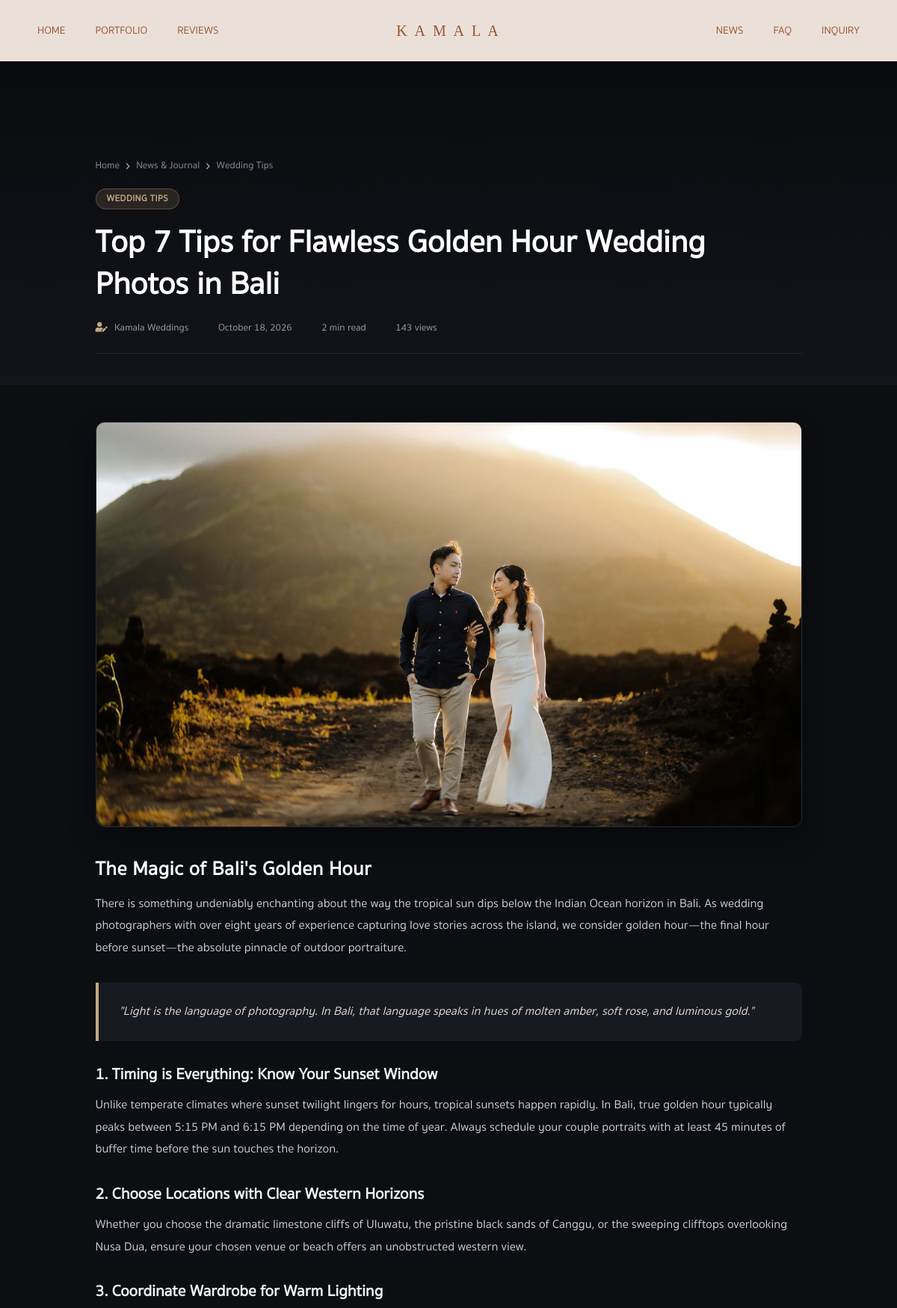
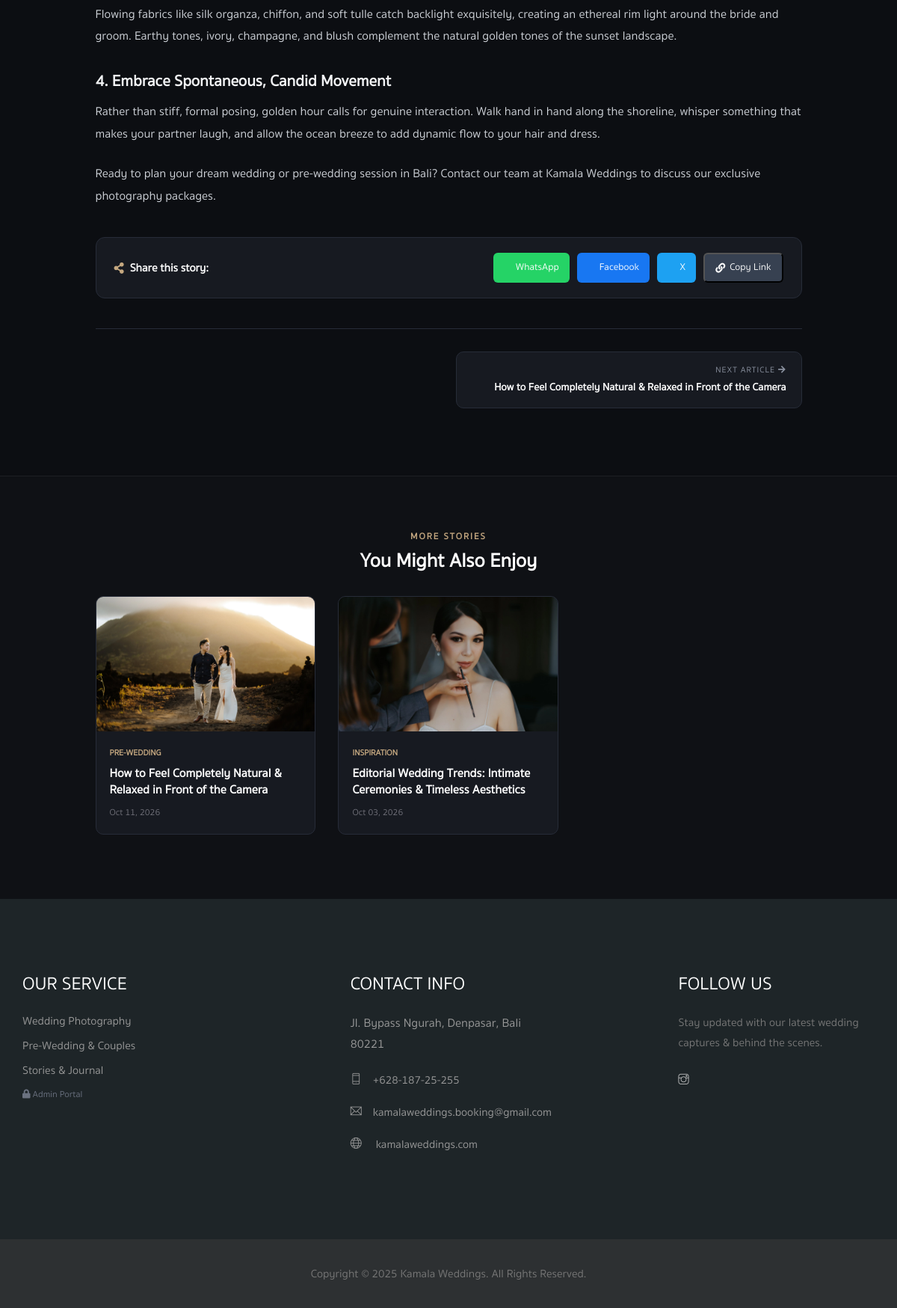
Page /news-detail.php?slug=top-7-tips-golden-hour-wedding-photos-bali on the committed database (2 pictures, top to bottom).
### tables this page shows
CREATE TABLE `news` (
  `id` int NOT NULL AUTO_INCREMENT,
  `title` varchar(255) NOT NULL,
  `slug` varchar(255) NOT NULL,
  `category` varchar(100) NOT NULL,
  `author` varchar(100) DEFAULT 'Kamala Weddings',
  `image` varchar(255) DEFAULT '',
  `excerpt` text,
  `content` mediumtext,
  `status` enum('published','draft') DEFAULT 'published',
  `views` int DEFAULT '0',
  `published_at` datetime DEFAULT CURRENT_TIMESTAMP,
  `created_at` datetime DEFAULT CURRENT_TIMESTAMP,
  `updated_at` datetime DEFAULT CURRENT_TIMESTAMP ON UPDATE CURRENT_TIMESTAMP,
  PRIMARY KEY (`id`),
  UNIQUE KEY `slug` (`slug`),
  KEY `status` (`status`),
  KEY `category` (`category`),
  KEY `published_at` (`published_at`)
);

### news-detail.php (the view, shortened to what the rows shown need)
<?php
require_once __DIR__ . '/config/database.php';
$pdo = getDB();
$slug = trim($_GET['slug'] ?? '');
$id = filter_input(INPUT_GET, 'id', FILTER_VALIDATE_INT);
$article = null;
if (!empty($slug)) {
    $stmt = $pdo->prepare("SELECT * FROM `news` WHERE `slug` = :slug AND `status` = 'published' LIMIT 1");
    $stmt->execute([':slug' => $slug]);
    $article = $stmt->fetch();
} elseif ($id) {
    $stmt = $pdo->prepare("SELECT * FROM `news` WHERE `id` = :id AND `status` = 'published' LIMIT 1");
    $stmt->execute([':id' => $id]);
    $article = $stmt->fetch();
}
if (!$article) {
    http_response_code(404);
} else {
    $viewKey = 'viewed_news_' . $article['id'];
    if (empty($_SESSION[$viewKey])) {
        $article['views'] += 1;
    }
    $prevStmt = $pdo->prepare("SELECT `title`, `slug` FROM `news` WHERE `status` = 'published' AND `id` < :id ORDER BY `id` DESC LIMIT 1");
    $prevStmt->execute([':id' => $article['id']]);
    $prevArticle = $prevStmt->fetch();
    $nextStmt = $pdo->prepare("SELECT `title`, `slug` FROM `news` WHERE `status` = 'published' AND `id` > :id ORDER BY `id` ASC LIMIT 1");
    $nextStmt->execute([':id' => $article['id']]);
    $nextArticle = $nextStmt->fetch();
    $relStmt = $pdo->prepare("
        SELECT * FROM `news`
        WHERE `status` = 'published' AND `id` != :id
        ORDER BY (`category` = :cat) DESC, `published_at` DESC
        LIMIT 3
    ");
    $relStmt->execute([':id' => $article['id'], ':cat' => $article['category']]);
    $relatedArticles = $relStmt->fetchAll();
}
$httpHost = $_SERVER['HTTP_HOST'] ?? 'localhost';
$requestUri = $_SERVER['REQUEST_URI'] ?? '/news-detail.php';
$isHttps = (!empty($_SERVER['HTTPS']) && $_SERVER['HTTPS'] !== 'off') || (isset($_SERVER['SERVER_PORT']) && $_SERVER['SERVER_PORT'] == 443);
$currentUrl = ($isHttps ? "https" : "http") . "://" . $httpHost . $requestUri;
?>
<!doctype html>
<html lang="en">
<head>
    <link rel="stylesheet" href="css/bootstrap.min.css">
    <link rel="stylesheet" href="css/all.css">
    <link rel="stylesheet" href="css/themify-icons.css">
    <link rel="stylesheet" href="css/style.css">
</head>
<body>
    <?php if (!$article): ?>
        <section class="article_hero" style="padding:180px 0 100px; text-align:center;">
            <div class="container">
                <i class="fas fa-exclamation-circle" style="font-size:54px; color:#c5a880; margin-bottom:20px; display:inline-block;"></i>
                <h1 style="color:#fff; font-size:32px; margin-bottom:12px;">Article Not Found</h1>
                <p style="color:#9ca3af; font-size:15px; max-width:500px; margin:0 auto 28px;">The story you are looking for may have been moved or unpublished.</p>
                <a href="news.php" class="btn btn-primary" style="background:#c5a880; color:#000; font-weight:600; padding:10px 24px; border-radius:50px; text-decoration:none;">
                    <i class="fas fa-arrow-left"></i> Back to News & Stories
                </a>
            </div>
        </section>
    <?php else: ?>
        <header class="article_hero">
            <div class="container">
                <div class="row justify-content-center">
                    <div class="col-lg-10">
                        <div class="breadcrumb_wrap">
                            <a href="index.html">Home</a>
                            <i class="fas fa-chevron-right" style="font-size:10px;"></i>
                            <a href="news.php">News & Journal</a>
                            <i class="fas fa-chevron-right" style="font-size:10px;"></i>
                            <span><?= htmlspecialchars($article['category']) ?></span>
                        </div>
                        <span class="article_category_tag"><?= htmlspecialchars($article['category']) ?></span>
                        <h1 class="article_title"><?= htmlspecialchars($article['title']) ?></h1>
                        <div class="article_meta_bar">
                            <span><i class="fas fa-user-edit"></i> <?= htmlspecialchars($article['author']) ?></span>
                            <span><i class="far fa-calendar-alt"></i> <?= date('F d, Y', strtotime($article['published_at'])) ?></span>
                            <span><i class="far fa-clock"></i> <?= get_reading_time($article['content']) ?></span>
                            <span><i class="far fa-eye"></i> <?= number_format($article['views']) ?> views</span>
                        </div>
                    </div>
                </div>
            </div>
        </header>
        <section class="article_main_section">
            <div class="container">
                <div class="row justify-content-center">
                    <div class="col-lg-10">
                        <?php if (!empty($article['image'])): ?>
                            <div class="featured_img_wrapper">
                                <img src="<?= htmlspecialchars($article['image']) ?>" alt="<?= htmlspecialchars($article['title']) ?>" onerror="this.style.display='none'">
                            </div>
                        <?php endif; ?>
                        <div class="article_body_content">
                            <?= $article['content'] ?>
                        </div>
                        <div class="share_bar">
                            <div class="share_title">
                                <i class="fas fa-share-alt" style="color:#c5a880;"></i> Share this story:
                            </div>
                            <div class="share_buttons">
                                <a href="https://api.whatsapp.com/send?text=<?= urlencode($article['title'] . ' ' . $currentUrl) ?>" target="_blank" class="share_btn wa" title="Share on WhatsApp">
                                    <i class="fab fa-whatsapp"></i> WhatsApp
                                </a>
                                <a href="https://www.facebook.com/sharer/sharer.php?u=<?= urlencode($currentUrl) ?>" target="_blank" class="share_btn fb" title="Share on Facebook">
                                    <i class="fab fa-facebook-f"></i> Facebook
                                </a>
                                <a href="https://twitter.com/intent/tweet?text=<?= urlencode($article['title']) ?>&url=<?= urlencode($currentUrl) ?>" target="_blank" class="share_btn tw" title="Share on X / Twitter">
                                    <i class="fab fa-twitter"></i> X
                                </a>
                                <button type="button" class="share_btn copy" onclick="copyCurrentLink()">
                                    <i class="fas fa-link"></i> <span id="copyBtnText">Copy Link</span>
                                </button>
                            </div>
                        </div>
                        <?php if ($prevArticle || $nextArticle): ?>
                            <div class="post_nav">
                                <?php if ($prevArticle): ?>
                                    <a href="news-detail.php?slug=<?= urlencode($prevArticle['slug']) ?>" class="post_nav_box">
                                        <div class="post_nav_label"><i class="fas fa-arrow-left"></i> Previous Article</div>
                                        <div class="post_nav_title"><?= htmlspecialchars($prevArticle['title']) ?></div>
                                    </a>
                                <?php else: ?>
                                    <div></div>
                                <?php endif; ?>
                                <?php if ($nextArticle): ?>
                                    <a href="news-detail.php?slug=<?= urlencode($nextArticle['slug']) ?>" class="post_nav_box" style="text-align:right;">
                                        <div class="post_nav_label">Next Article <i class="fas fa-arrow-right"></i></div>
                                        <div class="post_nav_title"><?= htmlspecialchars($nextArticle['title']) ?></div>
                                    </a>
                                <?php endif; ?>
                            </div>
                        <?php endif; ?>
                    </div>
                </div>
            </div>
        </section>
        <?php if (!empty($relatedArticles)): ?>
            <section class="related_stories_section">
                <div class="container">
                    <div class="row justify-content-center mb-4">
                        <div class="col-lg-10 text-center">
                            <span style="color:#c5a880; font-size:12px; letter-spacing:2px; text-transform:uppercase; font-weight:600;">More Stories</span>
                            <h3 style="color:#fff; font-size:26px; font-weight:700; margin-top:6px;">You Might Also Enjoy</h3>
                        </div>
                    </div>
                    <div class="row justify-content-center">
                        <div class="col-lg-10">
                            <div class="row">
                                <?php foreach ($relatedArticles as $rel): ?>
                                    <div class="col-md-4 mb-3">
                                        <div class="related_card">
                                            <?php
                                                $relImg = !empty($rel['image']) ? htmlspecialchars($rel['image']) : 'img/wedding/A1.webp';
                                            ?>
                                            <a href="news-detail.php?slug=<?= urlencode($rel['slug']) ?>">
                                                <img src="<?= $relImg ?>" alt="<?= htmlspecialchars($rel['title']) ?>" class="related_thumb" onerror="this.src='img/wedding/A1.webp'">
                                            </a>
                                            <div class="related_body">
                                                <span style="color:#c5a880; font-size:11px; text-transform:uppercase; font-weight:600;"><?= htmlspecialchars($rel['category']) ?></span>
                                                <h4 class="related_title" style="margin-top:6px;">
                                                    <a href="news-detail.php?slug=<?= urlencode($rel['slug']) ?>">
                                                        <?= htmlspecialchars($rel['title']) ?>
                                                    </a>
                                                </h4>
                                                <span style="color:#71717a; font-size:12px;">
                                                    <?= date('M d, Y', strtotime($rel['published_at'])) ?>
                                                </span>
                                            </div>
                                        </div>
                                    </div>
                                <?php endforeach; ?>
                            </div>
                        </div>
                    </div>
                </div>
            </section>
        <?php endif; ?>
    <?php endif; ?>
</body>
</html>

### rows in the picture
news: category "Wedding Tips", category "WEDDING TIPS", title "Top 7 Tips for Flawless Golden Hour Wedding Photos in Bali", author "Kamala Weddings", published_at "October 18, 2026", content "2 min read", image (picture), content "The Magic of Bali's Golden Hour There is something undeniably enchanting about the way the tropical sun dips below the Indian Ocean horizon in Bali. As wedding photographers with over eight years of experience capturing love stories across the island, we consider golden hour—the final hour before sunset—the absolute pinnacle of outdoor portraiture. \"Light is the language of photography. In Bali, that language speaks in hues of molten amber, soft rose, and luminous gold.\" 1. Timing is Everything: Know Your Sunset Window Unlike temperate climates where sunset twilight lingers for hours, tropical sunsets happen rapidly. In Bali, true golden hour typically peaks between 5:15 PM and 6:15 PM…"
news: title "How to Feel Completely Natural & Relaxed in Front of the Camera", image (picture), category "PRE-WEDDING", published_at "Oct 11, 2026"
news: image (picture), category "INSPIRATION", title "Editorial Wedding Trends: Intimate Ceremonies & Timeless Aesthetics", published_at "Oct 03, 2026"

### other values in the picture
$article['views'] "143"
